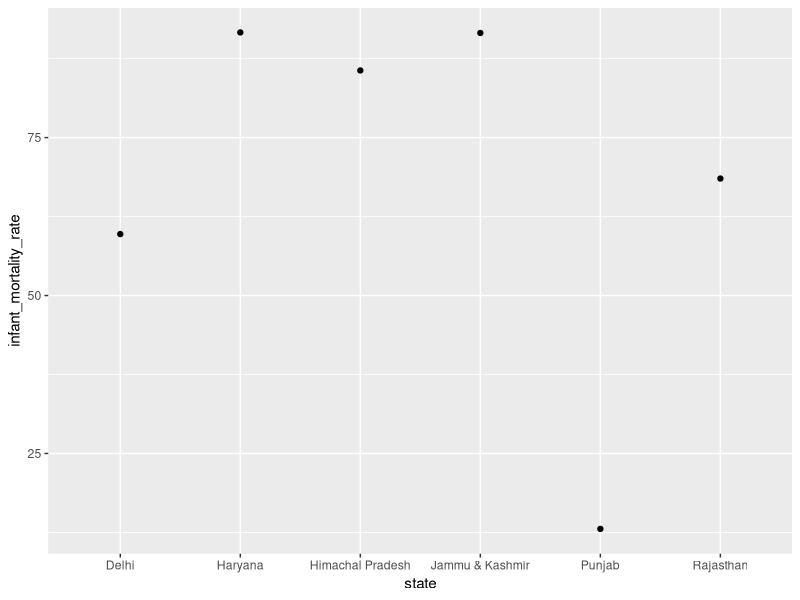

The R source for this figure:
# Simulation of a plan for the usable dataset

library(ggplot2)

# simulate 6 rows of data for 4 different variables hence, a total of 6*4=24 data points required
mat <- matrix(runif(24, 0, 100), nrow=6, byrow=TRUE)

sim_df <- data.frame(mat)

colnames(sim_df) <- c("state", "att_sch", "decision_health", "infant_mortality_rate") 
sim_df$state <- c("Delhi", "Haryana", "Himachal Pradesh", "Jammu & Kashmir", 
                  "Punjab", "Rajasthan") 

ggplot(sim_df, aes(state, infant_mortality_rate)) +
  geom_point()

# In the simulation, we observe that Delhi has the highest infant mortality rate followed by 
# Punjab and Himachal Pradesh.